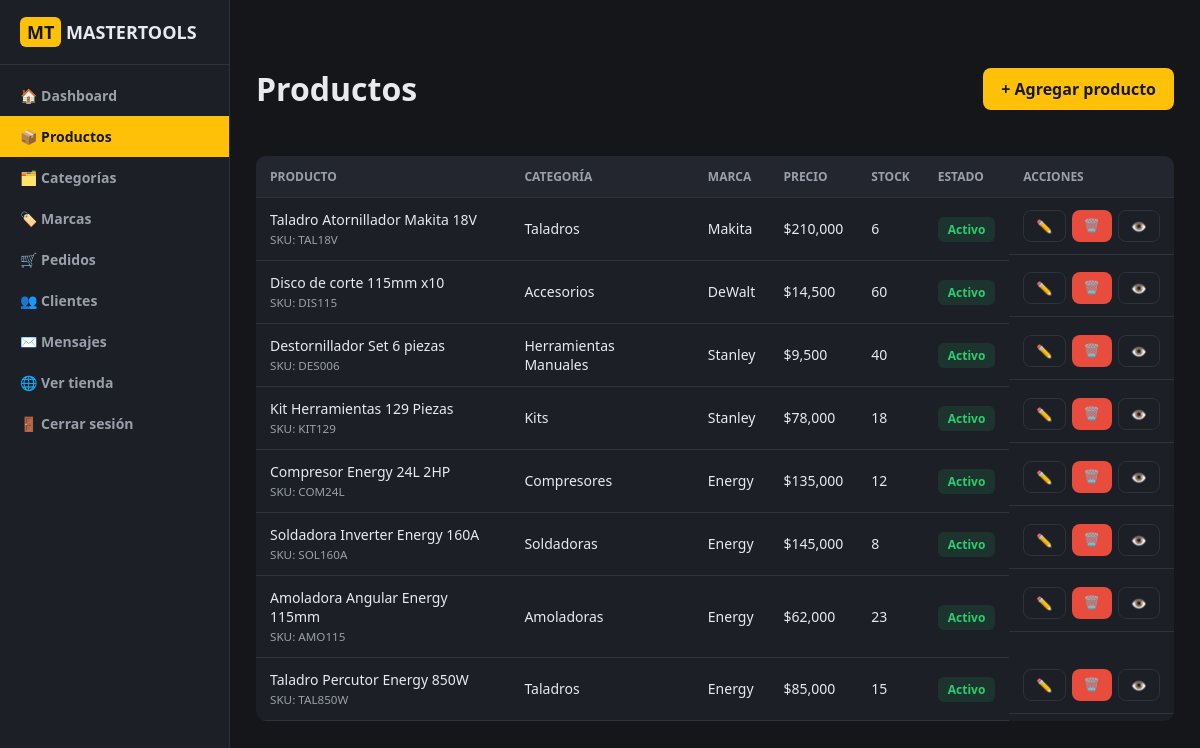
The app's page /admin/productos (signed in) with its own data.
### tables this page shows
CREATE TABLE productos (
    id INTEGER PRIMARY KEY AUTOINCREMENT,
    nombre TEXT NOT NULL,
    sku TEXT UNIQUE,
    descripcion TEXT,
    precio REAL NOT NULL,
    stock INTEGER NOT NULL DEFAULT 0,
    categoria_id INTEGER,
    marca_id INTEGER,
    imagen TEXT DEFAULT 'producto_default.png',
    activo INTEGER NOT NULL DEFAULT 1,
    destacado INTEGER NOT NULL DEFAULT 0,
    oferta INTEGER NOT NULL DEFAULT 0,
    precio_oferta REAL,
    creado TEXT DEFAULT CURRENT_TIMESTAMP,
    FOREIGN KEY (categoria_id) REFERENCES categorias(id),
    FOREIGN KEY (marca_id) REFERENCES marcas(id)
);

CREATE TABLE categorias (
    id INTEGER PRIMARY KEY AUTOINCREMENT,
    nombre TEXT NOT NULL UNIQUE
);

CREATE TABLE marcas (
    id INTEGER PRIMARY KEY AUTOINCREMENT,
    nombre TEXT NOT NULL UNIQUE
);

### app.py (the view)
@app.route("/admin/productos")
@admin_required
def admin_productos():
    db = get_db()
    lista = db.execute("""SELECT p.*, c.nombre AS categoria_nombre, m.nombre AS marca_nombre
                           FROM productos p
                           LEFT JOIN categorias c ON p.categoria_id=c.id
                           LEFT JOIN marcas m ON p.marca_id=m.id
                           ORDER BY p.id DESC""").fetchall()
    return render_template("admin/productos.html", productos=lista)

### app.py (called while the page is built)
def get_db():
    if "db" not in g:
        g.db = sqlite3.connect(DB_PATH)
        g.db.row_factory = sqlite3.Row
    return g.db

def current_user():
    if "user_id" in session:
        db = get_db()
        return db.execute("SELECT * FROM usuarios WHERE id=?", (session["user_id"],)).fetchone()
    return None

def cart():
    return session.setdefault("cart", {})  # {producto_id_str: cantidad}

def cart_count():
    return sum(cart().values())

@app.context_processor
def inject_globals():
    return dict(usuario_actual=current_user(), cantidad_carrito=cart_count())

def admin_required(view):
    from functools import wraps
    @wraps(view)
    def wrapped(*args, **kwargs):
        u = current_user()
        if not u or not u["es_admin"]:
            flash("No tienes permisos para acceder al panel.", "error")
            return redirect(url_for("login"))
        return view(*args, **kwargs)
    return wrapped

### templates/admin/productos.html (shortened to what this page needs)
{% extends "admin/base_admin.html" %}
{% block content %}
<div class="admin-topbar">
  <h1>Productos</h1>
  <a href="{{ url_for('admin_nuevo_producto') }}" class="btn btn-amarillo">+ Agregar producto</a>
</div>
<table>
  <thead><tr><th>Producto</th><th>Categoría</th><th>Marca</th><th>Precio</th><th>Stock</th><th>Estado</th><th>Acciones</th></tr></thead>
  <tbody>
    {% for p in productos %}
    <tr>
      <td>{{ p['nombre'] }}<br><small style="color:var(--texto-sec)">SKU: {{ p['sku'] }}</small></td>
      <td>{{ p['categoria_nombre'] or '-' }}</td>
      <td>{{ p['marca_nombre'] or '-' }}</td>
      <td>${{ '{:,.0f}'.format(p['precio']) }}</td>
      <td>{{ p['stock'] }}</td>
      <td><span class="estado-badge estado-{{ 'Activo' if p['activo'] else 'Inactivo' }}">{{ 'Activo' if p['activo'] else 'Inactivo' }}</span></td>
      <td style="display:flex;gap:6px;">
        <a href="{{ url_for('admin_editar_producto', producto_id=p['id']) }}" class="btn btn-outline btn-sm">✏️</a>
        <a href="{{ url_for('admin_eliminar_producto', producto_id=p['id']) }}" class="btn btn-rojo btn-sm" onclick="return confirm('¿Eliminar este producto?')">🗑️</a>
        <a href="{{ url_for('detalle_producto', producto_id=p['id']) }}" class="btn btn-outline btn-sm" target="_blank">👁️</a>
      </td>
    </tr>
    {% endfor %}
  </tbody>
</table>
{% endblock %}

### static/css/style.css (style rules this page uses)
:root { --amarillo:#FFC107; --amarillo-osc:#e0a800; --negro:#14161a; --negro-2:#1c1f26; --negro-3:#23262e; --gris-borde:#2e323c; --texto:#e9eaee; --texto-sec:#9aa0ab; --verde:#27ae60; --rojo:#e74c3c; --radio:10px; }
* { box-sizing:border-box; }
body { margin:0; font-family:'Segoe UI',Arial,sans-serif; background:var(--negro); color:var(--texto); }
a { color:inherit;text-decoration:none; }
.btn { display:inline-block; padding:10px 18px; border-radius:8px; font-weight:600; cursor:pointer; border:none; }
.btn-amarillo { background:var(--amarillo);color:#16181c; }
.btn-outline { background:transparent;border:1px solid var(--gris-borde);color:var(--texto); }
.btn-rojo { background:var(--rojo);color:#fff; }
.btn-sm { padding:6px 12px;font-size:13px; }
table { width:100%;border-collapse:collapse;background:var(--negro-2);border-radius:var(--radio);overflow:hidden; }
th,td { padding:12px 14px;border-bottom:1px solid var(--gris-borde);text-align:left;font-size:14px; }
th { background:var(--negro-3);color:var(--texto-sec);font-weight:700;text-transform:uppercase;font-size:12px; }
.admin-topbar { display:flex;justify-content:space-between;align-items:center;margin-bottom:24px; }
.estado-badge { padding:4px 10px;border-radius:6px;font-size:12px;font-weight:700; }
.estado-Activo, .estado-Entregado { background:rgba(39,174,96,.15);color:#2ecc71; }

### records on screen
productos: nombre "Taladro Atornillador Makita 18V", sku "TAL18V", nombre "Taladros", nombre "Makita", precio "210,000", stock "6", activo "Activo"
productos: nombre "Disco de corte 115mm x10", sku "DIS115", nombre "Accesorios", nombre "DeWalt", precio "14,500", stock "60", activo "Activo"
productos: nombre "Destornillador Set 6 piezas", sku "DES006", nombre "Herramientas Manuales", nombre "Stanley", precio "9,500", stock "40", activo "Activo"
productos: nombre "Kit Herramientas 129 Piezas", sku "KIT129", nombre "Kits", nombre "Stanley", precio "78,000", stock "18", activo "Activo"
productos: nombre "Compresor Energy 24L 2HP", sku "COM24L", nombre "Compresores", nombre "Energy", precio "135,000", stock "12", activo "Activo"
productos: nombre "Soldadora Inverter Energy 160A", sku "SOL160A", nombre "Soldadoras", nombre "Energy", precio "145,000", stock "8", activo "Activo"
productos: nombre "Amoladora Angular Energy 115mm", sku "AMO115", nombre "Amoladoras", nombre "Energy", precio "62,000", stock "23", activo "Activo"
productos: nombre "Taladro Percutor Energy 850W", sku "TAL850W", nombre "Taladros", nombre "Energy", precio "85,000", stock "15", activo "Activo"
